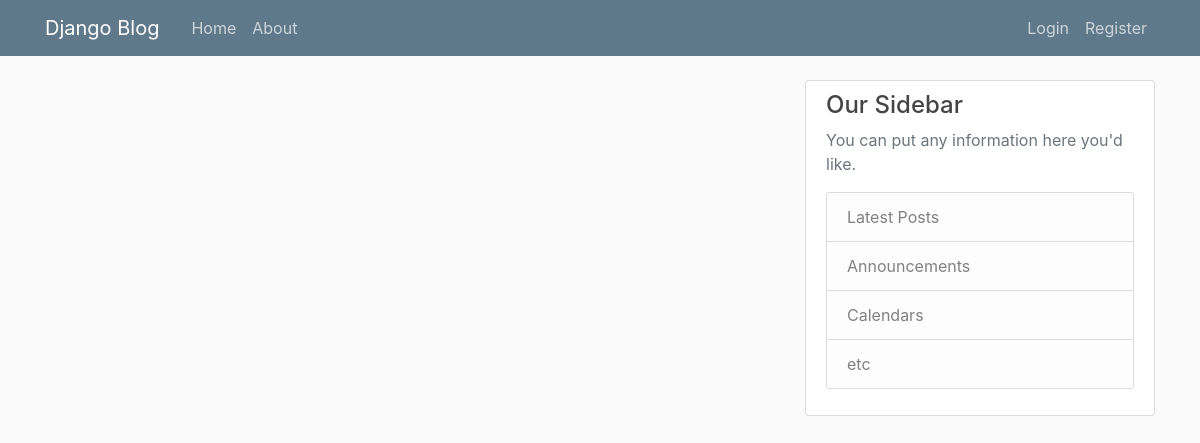
The app's page /, older data.
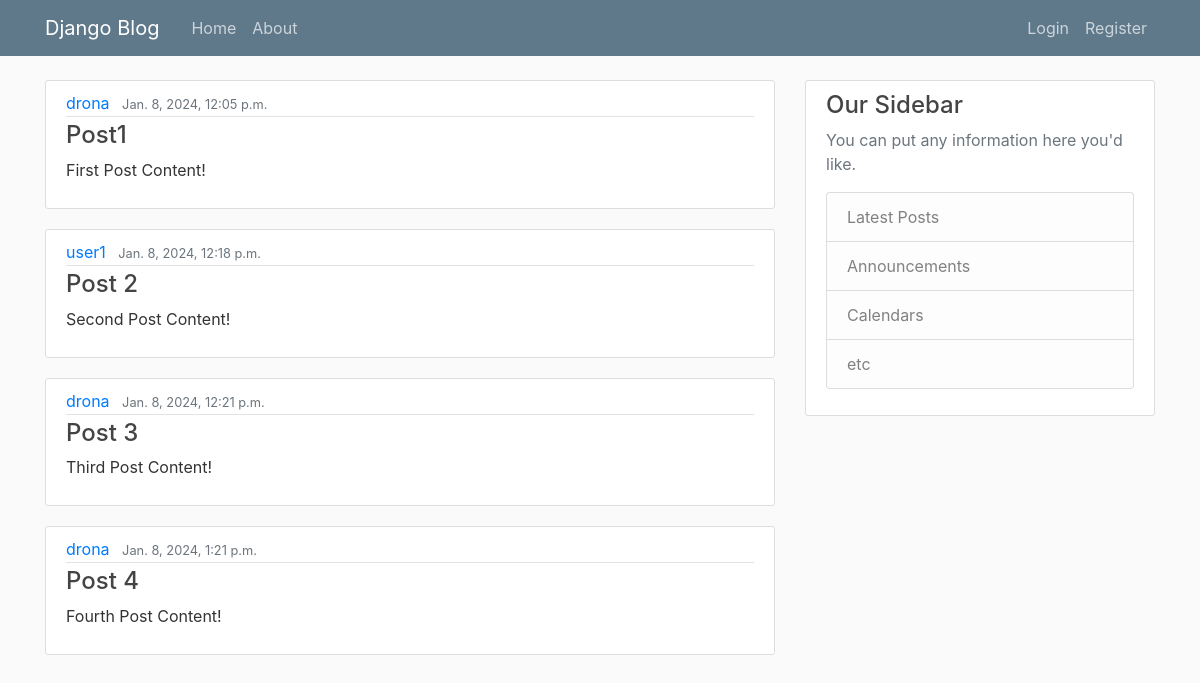
The same page, newer data.
### api/models.py (models this page shows, shortened)
class Post(models.Model):
    title = models.CharField(max_length=100)
    content = models.TextField()
    date_posted = models.DateTimeField(auto_now_add=True)
    author = models.ForeignKey(User, on_delete=models.CASCADE)

### api/views.py (the view)
# urls.py: path('', views.home, name='home'),
def home(request):
    context = {
        "posts": Post.objects.all(),
        'title': "Home"
    }
    return render(request, "api/home.html", context)

### api/templates/api/home.html
{% extends "api/template.html" %}
{% block content %}
    {% for post in posts %}
        <article class="media content-section">
            <div class="media-body">
            <div class="article-metadata">
                <a class="mr-2" href="#">{{ post.author }}</a>
                <small class="text-muted">{{ post.date_posted }}</small>
            </div>
            <h4><a class="article-title" href="#">{{ post.title }}</a></h4>
            <p class="article-content">{{ post.content }}</p>
            </div>
        </article>
    {%endfor %}
{% endblock content %}

### api/templates/api/template.html (shortened to what this page needs)
{% load static %}
<!DOCTYPE html>
<html lang="en">
<head>
    <link rel="stylesheet" href="https://cdn.jsdelivr.net/npm/bootstrap@4.4.1/dist/css/bootstrap.min.css">
    <link rel="stylesheet" type="text/css" href="{% static 'api/main.css' %}">
</head>
<body>
    <header class="site-header">
        <nav class="navbar navbar-expand-md navbar-dark bg-steel fixed-top">
          <div class="container">
            <a class="navbar-brand mr-4" href="/">Django Blog</a>
            <div class="collapse navbar-collapse" id="navbarToggle">
              <div class="navbar-nav mr-auto">
                <a class="nav-item nav-link" href="{% url 'home' %}">Home</a>
                <a class="nav-item nav-link" href="#">About</a>
              </div>
              <div class="navbar-nav">
                <a class="nav-item nav-link" href="#">Login</a>
                <a class="nav-item nav-link" href="#">Register</a>
              </div>
            </div>
          </div>
        </nav>
    </header>
    <main role="main" class="container">
      <div class="row">
        <div class="col-md-8">
          {% block content %}{% endblock %}
        </div>
        <div class="col-md-4">
          <div class="content-section">
            <h4>Our Sidebar</h4>
            <p class='text-muted'>You can put any information here you'd like.
              <ul class="list-group">
                <li class="list-group-item list-group-item-light">Latest Posts</li>
                <li class="list-group-item list-group-item-light">Announcements</li>
                <li class="list-group-item list-group-item-light">Calendars</li>
                <li class="list-group-item list-group-item-light">etc</li>
              </ul>
            </p>
          </div>
        </div>
      </div>
    </main>
</body>
</html>

### api/static/api/main.css (style rules this page uses)
body { background: #fafafa; color: #333333; margin-top: 5rem; }
h1, h2, h3, h4, h5, h6 { color: #444444; }
ul { margin: 0; }
.bg-steel { background-color: #5f788a; }
.site-header .navbar-nav .nav-link { color: #cbd5db; }
.content-section { background: #ffffff; padding: 10px 20px; border: 1px solid #dddddd; border-radius: 3px; margin-bottom: 20px; }
.article-title { color: #444444; }
.article-content { white-space: pre-line; }
.article-metadata { padding-bottom: 1px; margin-bottom: 4px; border-bottom: 1px solid #e3e3e3 }

Row changes from the older to the newer data that the page shows:
added Post: author "drona", date_posted "Jan. 8, 2024, 12:05 p.m.", title "Post1", content "First Post Content!"
added Post: author "user1", date_posted "Jan. 8, 2024, 12:18 p.m.", title "Post 2", content "Second Post Content!"
added Post: author "drona", date_posted "Jan. 8, 2024, 12:21 p.m.", title "Post 3", content "Third Post Content!"
added Post: author "drona", date_posted "Jan. 8, 2024, 1:21 p.m.", title "Post 4", content "Fourth Post Content!"
